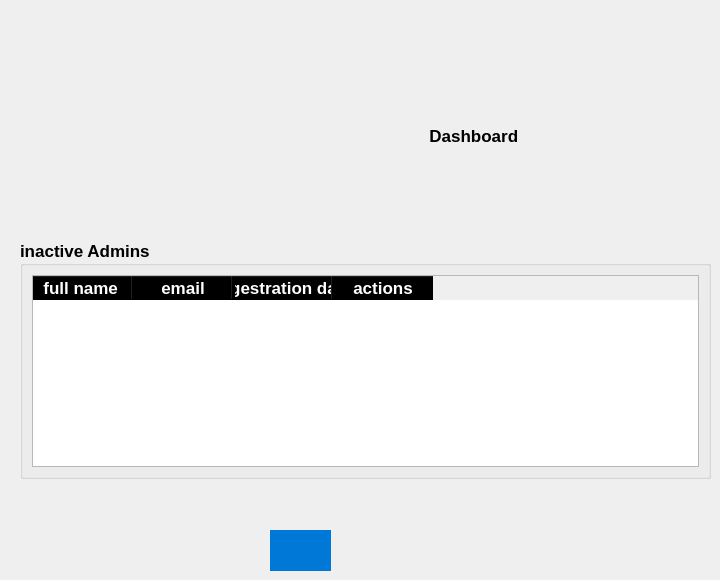
                <widget class="QWidget" name="tab_2">
                 <attribute name="title">
                  <string>Tab 2</string>
                 </attribute>
                 <widget class="QGroupBox" name="groupBox">
                  <property name="geometry">
                   <rect>
                    <x>20</x>
                    <y>240</y>
                    <width>691</width>
                    <height>239</height>
                   </rect>
                  </property>
                  <property name="sizePolicy">
                   <sizepolicy hsizetype="Preferred" vsizetype="Preferred">
                    <horstretch>0</horstretch>
                    <verstretch>0</verstretch>
                   </sizepolicy>
                  </property>
                  <property name="font">
                   <font>
                    <pointsize>13</pointsize>
                    <bold>true</bold>
                   </font>
                  </property>
                  <property name="title">
                   <string>inactive Admins</string>
                  </property>
                  <layout class="QGridLayout" name="gridLayout_2">
                   <item row="0" column="0">
                    <widget class="QTableWidget" name="inactive_admins_table">
                     <property name="sizePolicy">
                      <sizepolicy hsizetype="Preferred" vsizetype="Preferred">
                       <horstretch>0</horstretch>
                       <verstretch>0</verstretch>
                      </sizepolicy>
                     </property>
                     <property name="autoFillBackground">
                      <bool>false</bool>
                     </property>
                     <property name="styleSheet">
                      <string notr="true">QHeaderView::section{
font-weight: bold;
background-color: black;
color: white;

}

QTableWidget{
alternate-background-color: #B0EDFB;
#background-color: #FBFB9A;


}</string>
                     </property>
                     <property name="alternatingRowColors">
                      <bool>false</bool>
                     </property>
                     <column>
                      <property name="text">
                       <string>full name </string>
                      </property>
                     </column>
                     <column>
                      <property name="text">
                       <string>email</string>
                      </property>
                     </column>
                     <column>
                      <property name="text">
                       <string>regestration date</string>
                      </property>
                     </column>
                     <column>
                      <property name="text">
                       <string>actions</string>
                      </property>
                     </column>
                    </widget>
                   </item>
                  </layout>
                 </widget>
                 <widget class="QLabel" name="label_5">
                  <property name="geometry">
                   <rect>
                    <x>420</x>
                    <y>110</y>
                    <width>111</width>
                    <height>51</height>
                   </rect>
                  </property>
                  <property name="font">
                   <font>
                    <pointsize>13</pointsize>
                    <bold>true</bold>
                   </font>
                  </property>
                  <property name="text">
                   <string>  Dashboard</string>
                  </property>
                 </widget>
                 <widget class="QWidget" name="widget_7" native="true">
                  <property name="geometry">
                   <rect>
                    <x>270</x>
                    <y>530</y>
                    <width>61</width>
                    <height>41</height>
                   </rect>
                  </property>
                  <property name="styleSheet">
                   <string notr="true">   /* background: qlineargradient(
        spread:pad, x1:0, y1:0, x2:1, y2:1,
        stop:0 #0078D4, stop:1 #005A9E
    ); /* Gradient for selected tab */




background-color: #0078d7; </string>
                  </property>
                 </widget>
                </widget>
